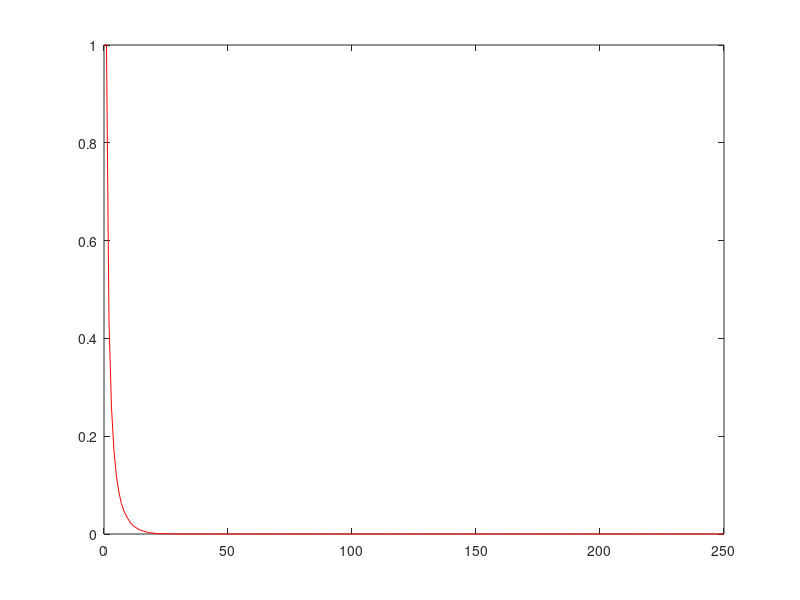

Reproduce this figure in MATLAB. (Note: this script raises an error after producing the figure.)
clc
clear
close all

Rvalues = [0.8, 1.01, 1.1, 1.3, 1.6, 2];
colour = ["r" "g" "b" "c" "m" "k"];

for k = 1:6

    u = 1;
    N = 1000;
    beta = (Rvalues(k)*u)/N;
    nsims = 10000;
    maxIvalues = zeros(nsims,1);
    
    for j = 1:nsims

        if mod(j,100000) == 0
            j
        end

        S = 999;
        I = 1;
        maxI = I;
        R = 0;
        while I>0
            lambda = ((beta*S*I))+u*I;

            r = rand();
            if (r < (((beta*S*I))/(((beta*S*I))+u*I)))
                S = S-1;
                I = I+1;
            else
                I = I-1;
	            R = R+1;
            end
            if (I > maxI)
	        maxI = I;
            end
        end
        
        maxIvalues(j) = maxI;
    
    end
    
    B = zeros(251,2);
    B(:, 1) = 0:250;
    
    for i = 1:251
        B(i,2) = (sum(maxIvalues >= B(i,1))/nsims);
    end
    
    plot(B(:,1), B(:,2), 'Color', colour(k));
    yline(max(0, 1-(1/Rvalues(k))), 'Color', colour(k),'LineStyle','--');

    hold on

end

xlabel('Number of individuals infected simultaneously (N)')
ylabel('Proportion of simulations in which threshold N was reached')
legend({'R_0 = 0.8','','R_0 = 1.01','','R_0 = 1.1','','R_0 = 1.3','','R_0 = 1.6','','R_0 = 2','' }, 'Location','northeast')









